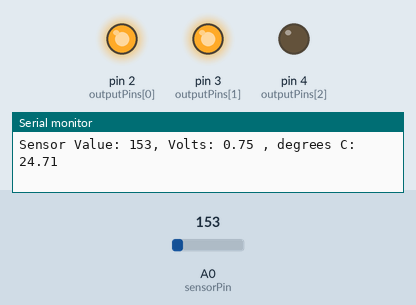
This sketch was run on a simulated Arduino Uno, built with avr-gcc and run on an emulated ATmega328P. Parts: output pins drawn as LEDs (lit = HIGH), the last lines printed to the serial monitor. The inputs (shaded band) are chosen by the test bench; at power-on: A0 (sensorPin) = 153.

Above: at 1.2 s.
1.3 s: A0 (sensorPin) set to 151
At 2.5 s:
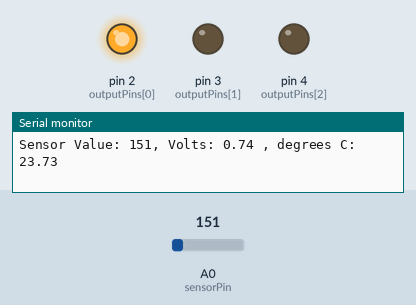
2.8 s: A0 (sensorPin) set to 114
At 3.9 s:
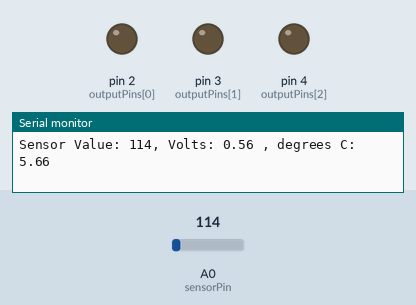
4.4 s: A0 (sensorPin) set to 165
At 4.9 s:
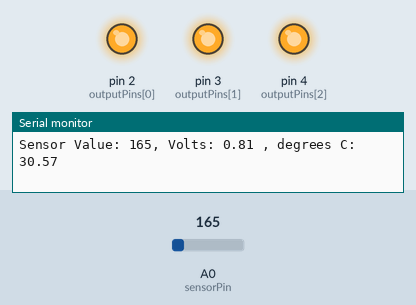
5.9 s: A0 (sensorPin) set to 133
At 7.4 s:
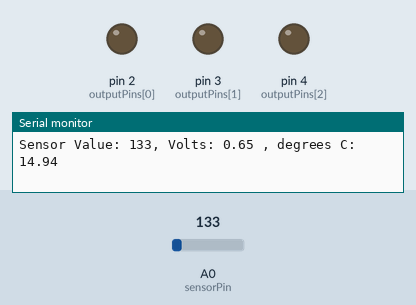
8.9 s: A0 (sensorPin) set to 175
At 9.8 s:
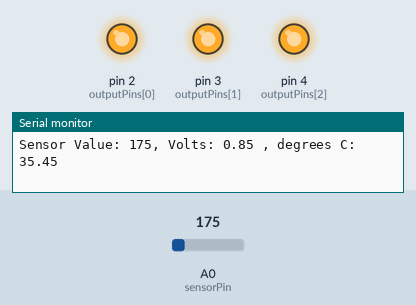
Timing chart, 0 to 11.4 s (numbered marks = the images above; inputs shaded):
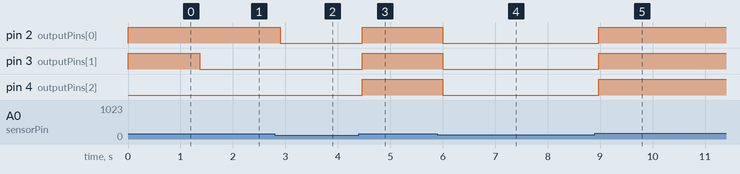

The sketch:

Love-O-Meter.ino
```cpp
/*
 This sketch takes advantage of arduino's Analog-to-Digital Converter (ADC).
 Analog pins A0-A5 can report back a value between 0-1023, which maps to a range from 0 to 5 volts.
 Uses a temperature sensor which outputs a changing voltage depending on the temperature it senses
 This sensor has three pins -- one that connects to ground, another that connects to power, and
 another one that outputs the variable voltage to arduino.  There are several different models
 of temperature sensors; we are using a TMP36 which outputs voltage directly proportional to
 the temperature it senses in Celsius.  The order of the pins matters!  If the TMP36 is facing
 away form you, the right pin should be connected to power, the middle to an Analog input pin, and
 the left pin to ground.
 A baud rate (commonly set as 9600 for a serial port) is essentially the bits per second configuration.  A 'baud'
 can represent any amount of bits.  For example, if a baud represents 1 bit, and the baud rate is 9600 bauds/second, then
 our media is capable of sending up to 9600 bits per second.
 Opening the serial monitor: cmd + shift + M
*/

// Define constants (constants cannot change; at compile time, they are converted to their values permanently)
const int sensorPin = A0;
const float baselineTemp = 20.0;
const int output_pins_size = 3;
const int temp_interval = 2;

// Our outputs pins which will be hooked to 3 LEDS
int outputPins [output_pins_size] = {2, 3, 4};

void setup() {

  // open up a serial port to log to my PC
  Serial.begin(9600); // set the buad rate to 9600 (9600 bits per second)

  // set our outputPins to output
  for (int pin = 0; pin < output_pins_size; pin++) {
    pinMode(outputPins[pin], OUTPUT);
    digitalWrite(outputPins[pin], LOW); // start them out as LOW (off)
  }
}

void loop() {
  int sensorVal = analogRead(sensorPin); // analogRead will return a value between 0 and 1023, representing the voltage on the pin.

  // now to log to the Arduino IDE's serial monitor through our serial connection
  Serial.print("Sensor Value: ");
  Serial.print(sensorVal);

  // calculate voltage ( a fraction of the 5V we are running through our TMP36)

  float voltage = (sensorVal / 1024.0) * 5.0;
  Serial.print(", Volts: ");
  Serial.print(voltage);

  /*
   * Now let's calculate the Celsius from the voltage.  The 'datasheet' (manual for electronic components)
   * for this particularsensor describes that every 10 milivolts of change from the sensor is equivalent to
   * 1 degree Celsius.  It also indicates that the sensor can read temperatures below 0 Celsius.
  */

  float temperature = (voltage - 0.5) * 100;
  Serial.print(" , degrees C: ");
  Serial.println(temperature); // println creates a new line after it prints the value.

  // check our temperature and adjust our output LEDs accordingly
  if (temperature < baselineTemp) {
    digitalWrite(outputPins[0], LOW);
    digitalWrite(outputPins[1], LOW);
    digitalWrite(outputPins[2], LOW);
  } else if ((temperature >= baselineTemp + temp_interval) && (temperature < baselineTemp + (2 * temp_interval))) {
    digitalWrite(outputPins[0], HIGH);
    digitalWrite(outputPins[1], LOW);
    digitalWrite(outputPins[2], LOW);
  } else if ((temperature >= baselineTemp + (2 * temp_interval)) && (temperature < baselineTemp + (3 * temp_interval))) {
    digitalWrite(outputPins[0], HIGH);
    digitalWrite(outputPins[1], HIGH);
    digitalWrite(outputPins[2], LOW);
  } else if (temperature >= baselineTemp + (3 * temp_interval)) {
    digitalWrite(outputPins[0], HIGH);
    digitalWrite(outputPins[1], HIGH);
    digitalWrite(outputPins[2], HIGH);
  }
  // Give arduino's ADC some time to process
  delay(2);
}
```

Measured:
- the behaviour switches between 152 and 151 on A0 (sensorPin) (found by bisection; images 0 and 1)
- after the input at 1.3 s, pin 3 (outputPins[1]): HIGH → LOW after 0.06 s
- after the input at 2.8 s, pin 2 (outputPins[0]): HIGH → LOW after 0.10 s
- after the input at 4.4 s, pin 2 (outputPins[0]), pin 3 (outputPins[1]), pin 4 (outputPins[2]): LOW → HIGH after 0.06 s
- after the input at 5.9 s, pin 2 (outputPins[0]), pin 3 (outputPins[1]), pin 4 (outputPins[2]): HIGH → LOW after 0.10 s
- after the input at 8.9 s, pin 2 (outputPins[0]), pin 3 (outputPins[1]), pin 4 (outputPins[2]): LOW → HIGH after 0.07 s
